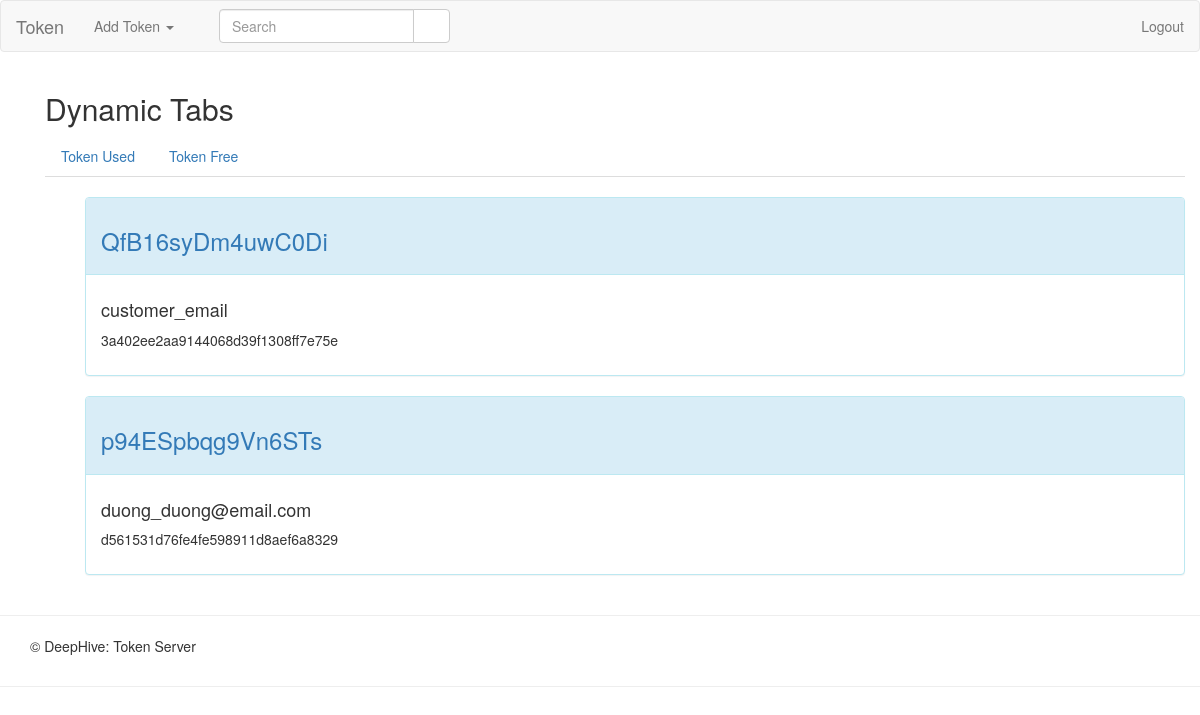
Screenshot of /token_server/index/ (signed in) with the database file from the repository.
### token_server/models.py (models this page shows, shortened)
class TokenKey(models.Model):
    token_hash = models.CharField(max_length=200, blank=False, null=False)
    token_type = models.ForeignKey(TokenType, on_delete=models.CASCADE)
    expire_date = models.DateTimeField(blank=True, null=True)
    customer_email = models.CharField(max_length=200, blank=True, null=True)
    create_time = models.DateTimeField(auto_now_add=True, auto_now=False)
    update_time = models.DateTimeField(auto_now_add=False, auto_now=True)
    active_flag = models.BooleanField(default=True)

class CustomerTokenBinding(models.Model):
    token_key = models.ForeignKey(TokenKey, on_delete=models.CASCADE)
    api_key = models.CharField(max_length=200, blank=False, null=False)
    market = models.ForeignKey(Market)
    active_flag = models.BooleanField(default=True)
    create_time = models.DateTimeField(auto_now_add=True, auto_now=False)
    update_time = models.DateTimeField(auto_now_add=False, auto_now=True)

### token_server/views.py (the view)
@login_required(login_url='/token_server/login/')
def index_view(request):
    context_dict = {}
    token_key_free_list = TokenKey.objects.filter(customertokenbinding__isnull=True).distinct()
    token_key_used_list = TokenKey.objects.filter(customertokenbinding__isnull=False).distinct()
    context_dict['token_key_used_list'] = token_key_used_list
    context_dict['token_key_free_list'] = token_key_free_list
    return render(request, 'index.html', context_dict)

### resource/templates/index.html (shortened to what this page needs)
{% extends "base.html" %}
{% block body_block %}
    <div class="container">
    <h2>Dynamic Tabs</h2>
    <ul class="nav nav-tabs">
        <li><a data-toggle="tab" href="#menu1">Token Used</a></li>
        <li><a data-toggle="tab" href="#menu2">Token Free</a></li>
    </ul>
    <br/>
    <div class="tab-content">
        <div id="menu1" class="tab-pane fade in active">
            {% if token_key_used_list %}
            <ul>
            {% for token in token_key_used_list %}
                <div class="panel panel-info">
                <div class="panel-heading">
                    <h3>
                        <a href="/token_server/token_detail/{{ token.id }}">{{ token.token_hash }}</a>
                    </h3>
                </div>
                <div class="panel-body">
                    <h4>
                        {{ token.customer_email }}
                    </h4>
                    {% for token_child in token.customertokenbinding_set.all  %}
                        <p>{{ token_child.api_key }}</p>
                    {% endfor %}
                </div>
                </div>
            {% endfor %}
            </ul>
            {% else %}
                <div class="container">
                    <strong>No tokens at present.</strong>
                </div>
            {% endif %}
        </div>
    </div>
    </div>
{% endblock %}

### resource/templates/base.html (shortened to what this page needs)
<!DOCTYPE html>
{% load static %}
<html>
<head>
    <link href="{% static 'css/bootstrap.min.css'%} " rel="stylesheet">
    <link href="{% static 'css/bootstrap.min.css'%} " rel="stylesheet" media="screen">
</head>
<body>
<nav class="navbar navbar-default" role="navigation">
  <div class="navbar-header">
    <a class="navbar-brand" href="#">Token</a>
  </div>
  <div class="collapse navbar-collapse" id="bs-example-navbar-collapse-1">
      {% if user.is_authenticated %}
    <ul class="nav navbar-nav">
      <li class="dropdown">
        <a href="#" class="dropdown-toggle" data-toggle="dropdown">Add Token <b class="caret"></b></a>
      </li>
    </ul>
    <div class="col-sm-3 col-md-3">
        <form class="navbar-form" role="search">
        <div class="input-group">
            <input type="text" class="form-control" placeholder="Search" name="q">
            <div class="input-group-btn">
                <button class="btn btn-default" type="submit"><i class="glyphicon glyphicon-search"></i></button>
            </div>
        </div>
        </form>
    </div>
      {% endif %}
    <ul class="nav navbar-nav navbar-right">
        {% if user.is_authenticated %}
            <li><a href="/token_server/logout/">Logout</a></li>
        {% else %}
            <li><a href="/token_server/login/">Login</a></li>
        {% endif %}
    </ul>
  </div>
</nav>
<div class="container-fluid">
        <div class="col-sm-12">
            {% block body_block %}
            {% endblock %}
        </div>
</div>
<hr>
<footer>
    <div class="container">
        <p>&copy; DeepHive: Token Server</p>
    </div>
</footer>
<hr/>
</body>
</html>

### rows the page displays
TokenKey: token_hash "QfB16syDm4uwC0Di", customer_email "customer_email"
CustomerTokenBinding: api_key "3a402ee2aa9144068d39f1308ff7e75e"
TokenKey: token_hash "p94ESpbqg9Vn6STs", customer_email "duong_duong@email.com"
CustomerTokenBinding: api_key "d561531d76fe4fe598911d8aef6a8329"
